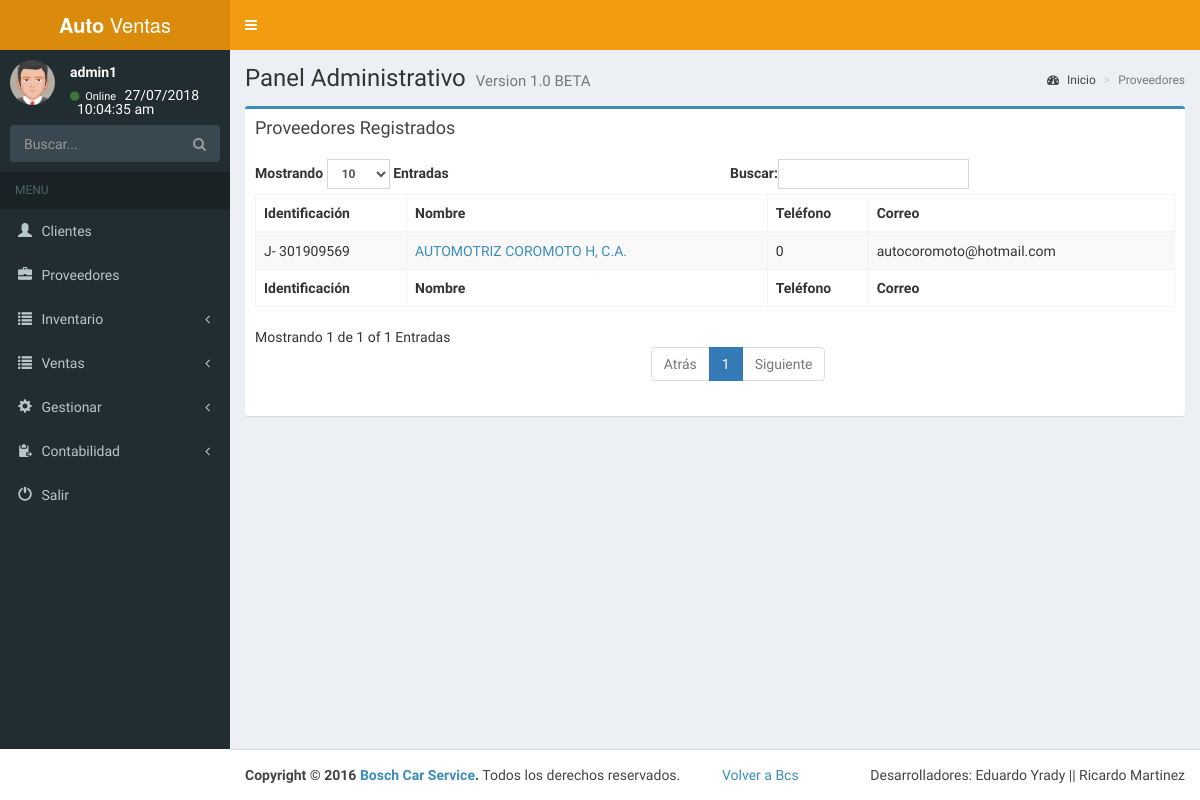
Page /admin/proveedores.php (signed in) on the earlier database version.
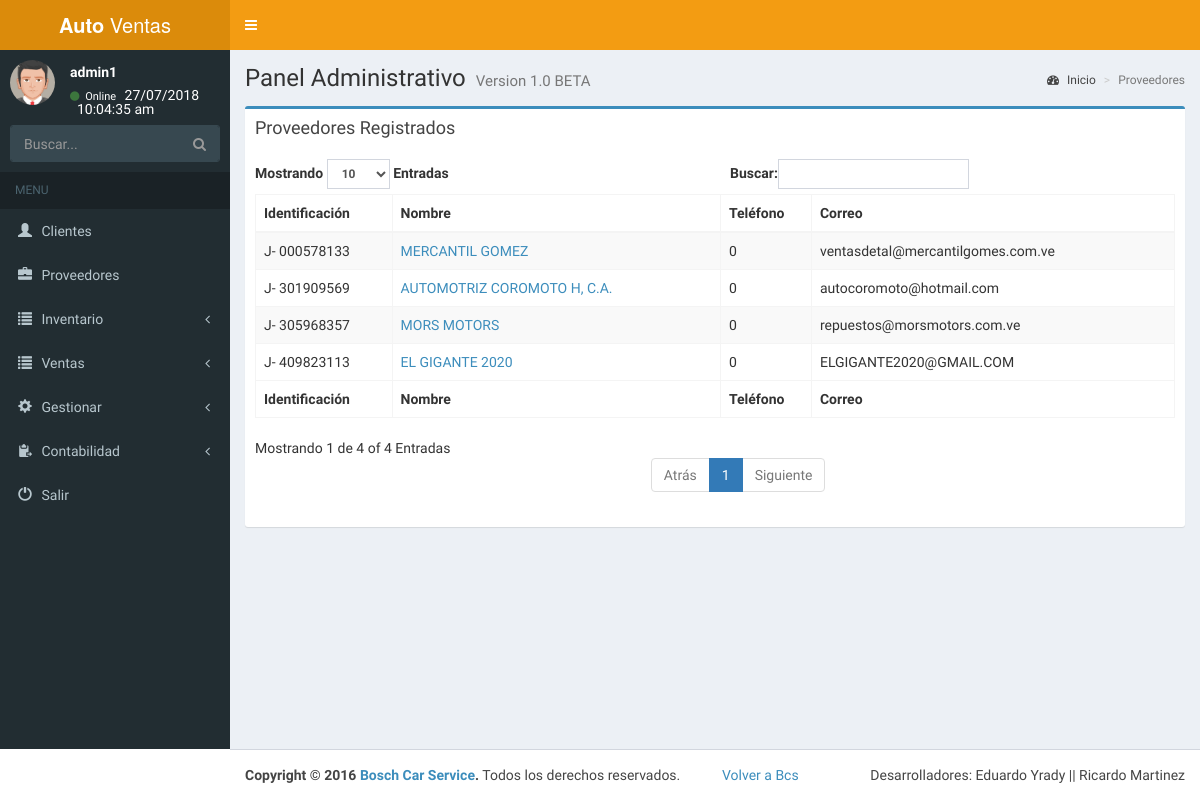
Same page on the later database version.
### tables this page shows
CREATE TABLE `proveedor` (
  `id_proveedor` int(11) NOT NULL,
  `id_tipo` int(11) NOT NULL,
  `rif` varchar(12) NOT NULL,
  `nombre` varchar(140) NOT NULL,
  `telf` int(15) NOT NULL,
  `direccion` longtext NOT NULL,
  `correo` varchar(40) NOT NULL,
  `observacion` longtext NOT NULL,
  `habilitado` int(11) NOT NULL
);

### admin/conexion.php (called while the page is built, shortened)
<?php session_start();
function cons($var){
$ret= mysqli_query($_SESSION['conexion_database'],$var) or die(mysqli_error($_SESSION['conexion_database']));
return $ret;
}
?>

### admin/proveedores.php (the view, shortened to what this page needs)
<?php include("menu.php");
?>
  <div class="content-wrapper">
    <section class="content-header">
      <h1>
        Panel Administrativo
        <small>Version 1.0 BETA</small>
      </h1>
      <ol class="breadcrumb">
        <li><a href="index.php"><i class="fa fa-dashboard"></i> Inicio</a></li>
        <li class="active">Proveedores</li>
      </ol>
    </section>
    <section class="content">
<?php
if(isset($_SESSION['ingreso'])){
$consulta=("SELECT * FROM proveedor WHERE habilitado=0");
		  $s=cons($consulta);
      $consult=("SELECT * FROM tipo");
      $d=cons($consult);
      $ti=array();
      while($fg=mysqli_fetch_array($d)){
        $ti[$fg['id_tipo']]=$fg['nombre'];
      }
		  if(mysqli_num_rows($s)<=0){
			echo alerta("No hay ningun proveedor registrado");
		  }else{
 echo '<div class="box box-primary with-border">
            <div class="box-header">
              <h3 class="box-title">Proveedores Registrados</h3>
            </div>
            <div class="box-body">
              <table id="example1" class="table table-bordered table-striped">
                <thead>
                <tr>
                  <th>Identificaci&oacute;n</th>
                  <th>Nombre</th>
                  <th>Tel&eacute;fono</th>
                  <th>Correo</th>
                </tr>
                </thead>
                <tbody id="prep">
               ';
                 while($row=mysqli_fetch_array($s)){
			  echo ' <tr>
                  <td>'.$ti[$row['id_tipo']].'- '.$row['rif'].'</td>
                  <td> <a href="perfil_proveedor.php?id='.$row['id_proveedor'].'">'.$row['nombre'].'</a></td>
                  <td>'.$row['telf'].'</td>
                  <td>'.$row['correo'].'</td>
                </tr> ';
			  }
			   echo ' </tbody>
                <tfoot>
                <tr>
                   <th>Identificaci&oacute;n</th>
                  <th>Nombre</th>
                  <th>Tel&eacute;fono</th>
                  <th>Correo</th>
                </tr>
                </tfoot>
              </table>
            </div>
          </div>';
		  }
?>
</section>
</div>
    <?php
}
include("footer.php");
?>

### admin/menu.php (shortened to what this page needs)
<?php $conectar=TRUE; include("conexion.php");?><!DOCTYPE html>
<html>
<head>
  <link rel="stylesheet" href="bootstrap/css/bootstrap.min.css">
  <link rel="stylesheet" href="bootstrap/fonts/font-awesome.min.css">
  <link rel="stylesheet" href="https://cdnjs.cloudflare.com/ajax/libs/font-awesome/4.5.0/css/font-awesome.min.css">
  <link rel="stylesheet" href="dist/ionicons.min.css">
  <link rel="stylesheet" href="https://cdnjs.cloudflare.com/ajax/libs/ionicons/2.0.1/css/ionicons.min.css">
  <link rel="stylesheet" href="dist/css/AdminLTE.min.css">
  <link rel="stylesheet" href="dist/css/skins/skin-yellow.min.css">
</head>
<body class="hold-transition skin-yellow sidebar-mini">
<div class="wrapper">
  <header class="main-header">
    <a href="index.php" class="logo">
      <span class="logo-lg"><b>Auto</b> Ventas</span>
    </a>
    <nav class="navbar navbar-static-top" role="navigation">
      <a href="#" class="sidebar-toggle" data-toggle="offcanvas" role="button">
      </a>
    </nav>
  </header>
  <aside class="main-sidebar">
    <section class="sidebar">
      <div class="user-panel">
        <div class="pull-left image">
          <img src="dist/img/avatar5.png" class="img-circle" alt="User Image">
        </div>
        <div class="pull-left info">
          <p><?php echo $_SESSION['nombre'];?></p>
          <a href="#"><i class="fa fa-circle text-success"></i> Online</a>
          <?php
          $datelog=date('d/m/Y');
          $timelog=date('h:i:s a');
          echo $datelog."<br>&nbsp;&nbsp;".$timelog;
           ?>
        </div>
      </div>
      <form id="buscador" method="get" class="sidebar-form" action="buscar.php">
        <div class="input-group">
          <input type="text" name="dato" class="form-control" placeholder="Buscar..." required="required">
              <span class="input-group-btn">
                <button type="submit" name="search" id="search-btn" class="btn btn-flat" data-toggle="modal" data-target="#myModal2"><i class="fa fa-search"></i>
                </button>
              </span>
        </div>
      </form>
      <ul class="sidebar-menu">
        <li class="header">MENU</li>
        <li class="treeview">
          <a href="registrar_cliente.php"><i class="glyphicon glyphicon-user"></i> <span>Clientes</span>
          </a>
        </li>
        <li class="treeview2">
          <a href="proveedores.php"><i class="glyphicon glyphicon-briefcase"></i> <span>Proveedores</span>
          </a>
        </li>
        <li class="treeview2">
          <a href="#">
            <i class="glyphicon glyphicon-list"></i> <span>Inventario</span>
            <span class="pull-right-container">
              <i class="fa fa-angle-left pull-right"></i>
            </span>
          </a>
        </li>
            <li class="treeview2">
          <a href="#">
            <i class="glyphicon glyphicon-list"></i> <span>Ventas</span>
            <span class="pull-right-container">
              <i class="fa fa-angle-left pull-right"></i>
            </span>
          </a>
        </li>
        <li class="treeview2">
          <a href="#">
            <i class="glyphicon glyphicon-cog"></i> <span>Gestionar</span>
            <span class="pull-right-container">
              <i class="fa fa-angle-left pull-right"></i>
            </span>
          </a>
        </li>
        <li class="treeview2">
          <a href="#">
            <i class="glyphicon glyphicon-paste"></i> <span>Contabilidad</span>
            <span class="pull-right-container">
              <i class="fa fa-angle-left pull-right"></i>
            </span>
          </a>
        </li>
        <li><a href="salir.php"><i class="glyphicon glyphicon-off"></i> <span>Salir</span></a></li>
      </ul>
    </section>
  </aside>

### admin/footer.php (shortened to what this page needs)
  </div>
  <footer class="main-footer">
    <div class="pull-right hidden-xs">
      Desarrolladores: Eduardo Yrady || Ricardo Martinez
    </div>
    <strong>Copyright &copy; 2016 <a href="#">Bosch Car Service</a>.</strong> Todos los derechos reservados.&nbsp;&nbsp;&nbsp;&nbsp;&nbsp;&nbsp;&nbsp;&nbsp;&nbsp;&nbsp;&nbsp;&nbsp;<a href="../../bcs/index.php" class="">Volver a Bcs</a>
  </footer>
</body>
</html>

Differences in the rows shown:
added proveedor: id_tipo "J", rif "409823113", nombre "EL GIGANTE 2020", telf "0", correo "ELGIGANTE2020@GMAIL.COM"
added proveedor: id_tipo "J", rif "305968357", nombre "MORS MOTORS", telf "0", correo "repuestos@morsmotors.com.ve"
added proveedor: id_tipo "J", rif "000578133", nombre "MERCANTIL GOMEZ", telf "0", correo "ventasdetal@mercantilgomes.com.ve"
Other differences:
text written by a page script: "Mostrando Entradas Buscar: Mostrando 1 de 1 of 1 Entradas Atrás 1 Siguiente" → "Mostrando Entradas Buscar: Mostrando 1 de 4 of 4 Entradas Atrás 1 Siguiente"
